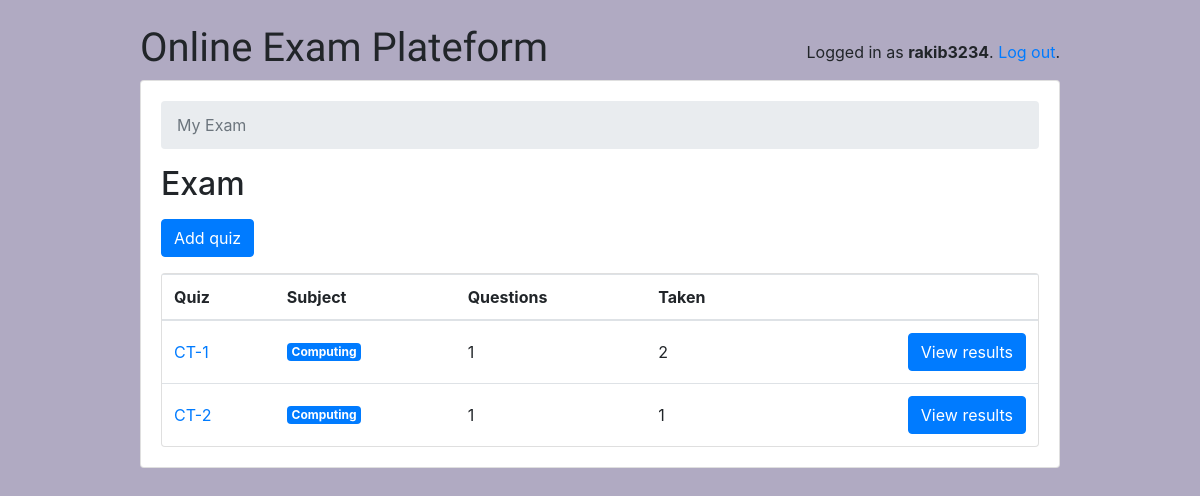
Page /teachers/ (signed in) on the committed database.
### classroom/models.py (models this page shows, shortened)
class User(AbstractUser):
    is_student = models.BooleanField(default=False)
    is_teacher = models.BooleanField(default=False)

class Quiz(models.Model):
    owner = models.ForeignKey(User, on_delete=models.CASCADE, related_name='quizzes')
    name = models.CharField(max_length=255)
    subject = models.ForeignKey(Subject, on_delete=models.CASCADE, related_name='quizzes')

class Subject(models.Model):
    name = models.CharField(max_length=30)
    color = models.CharField(max_length=7, default='#007bff')
    def get_html_badge(self):
        name = escape(self.name)
        color = escape(self.color)
        html = '<span class="badge badge-primary" style="background-color: %s">%s</span>' % (color, name)
        return mark_safe(html)

### classroom/views/teachers.py (the view)
# urls.py: path('', students.QuizListView.as_view(), name='quiz_list'),
@method_decorator([login_required, teacher_required], name='dispatch')
class QuizListView(ListView):
    model = Quiz
    ordering = ('name', )
    context_object_name = 'quizzes'
    template_name = 'classroom/teachers/quiz_change_list.html'
    def get_queryset(self):
        queryset = self.request.user.quizzes \
            .select_related('subject') \
            .annotate(questions_count=Count('questions', distinct=True)) \
            .annotate(taken_count=Count('taken_quizzes', distinct=True))
        return queryset

### classroom/templates/classroom/teachers/quiz_change_list.html (shortened to what this page needs)
{% extends 'base.html' %}
{% block content %}
  <nav aria-label="breadcrumb">
    <ol class="breadcrumb">
      <li class="breadcrumb-item active" aria-current="page">My Exam</li>
    </ol>
  </nav>
  <h2 class="mb-3">Exam</h2>
  <a href="{% url 'teachers:quiz_add' %}" class="btn btn-primary mb-3" role="button">Add quiz</a>
  <div class="card">
    <table class="table mb-0">
      <thead>
        <tr>
          <th>Quiz</th>
          <th>Subject</th>
          <th>Questions</th>
          <th>Taken</th>
          <th></th>
        </tr>
      </thead>
      <tbody>
        {% for quiz in quizzes %}
          <tr>
            <td class="align-middle"><a href="{% url 'teachers:quiz_change' quiz.pk %}">{{ quiz.name }}</a></td>
            <td class="align-middle">{{ quiz.subject.get_html_badge }}</td>
            <td class="align-middle">{{ quiz.questions_count }}</td>
            <td class="align-middle">{{ quiz.taken_count }}</td>
            <td class="text-right">
              <a href="{% url 'teachers:quiz_results' quiz.pk %}" class="btn btn-primary">View results</a>
            </td>
          </tr>
        {% endfor %}
      </tbody>
    </table>
  </div>
{% endblock %}

### templates/base.html (shortened to what this page needs)
{% load static %}
<html lang="en">
  <head>
    <link rel="stylesheet" href="https://maxcdn.bootstrapcdn.com/bootstrap/4.0.0/css/bootstrap.min.css">
    <link rel="stylesheet" type="text/css" href="{% static 'css/app.css' %}">
    {% if user.is_authenticated and user.is_teacher %}
      <link rel="stylesheet" type="text/css" href="{% static 'css/teachers.css' %}">
    {% else %}
      <link rel="stylesheet" type="text/css" href="{% static 'css/students.css' %}">
    {% endif %}
  </head>
  <body>
    <div class="container my-4">
      <div class="row justify-content-center">
        <div class="col-md-10 col-sm-12">
          <div class="row">
            <div class="col-6">
              <h1 class="logo">
                <a href="{% url 'home' %}">
                 Online Exam Plateform
                </a>
              </h1>
            </div>
            <div class="col-6 text-right">
              {% if user.is_authenticated %}
                <p class="pt-3">Logged in as <strong>{{ user.username }}</strong>. <a href="{% url 'logout' %}">Log out</a>.</p>
              {% else %}
                <a href="{% url 'login' %}" class="btn btn-light" role="button">Log in</a>
                <a href="{% url 'signup' %}" class="btn btn-primary" role="button">Sign up</a>
              {% endif %}
            </div>
          </div>
          <div class="card mb-3">
            <div class="card-body">
              {% block content %}
              {% endblock %}
            </div>
          </div>
        </div>
      </div>
    </div>
  </body>
</html>

### static/css/app.css (style rules this page uses)
.logo { font-family: 'Clicker Script', cursive; }
.logo a { color: #212529; text-decoration: none; }

### static/css/teachers.css (style rules this page uses)
body { background-color: #b0aac2; }

### rows in the picture
User: username "rakib3234"
Quiz: name "CT-1", subject.get_html_badge "Computing", questions_count "1", taken_count "2"
Quiz: name "CT-2", subject.get_html_badge "Computing", questions_count "1", taken_count "1"
